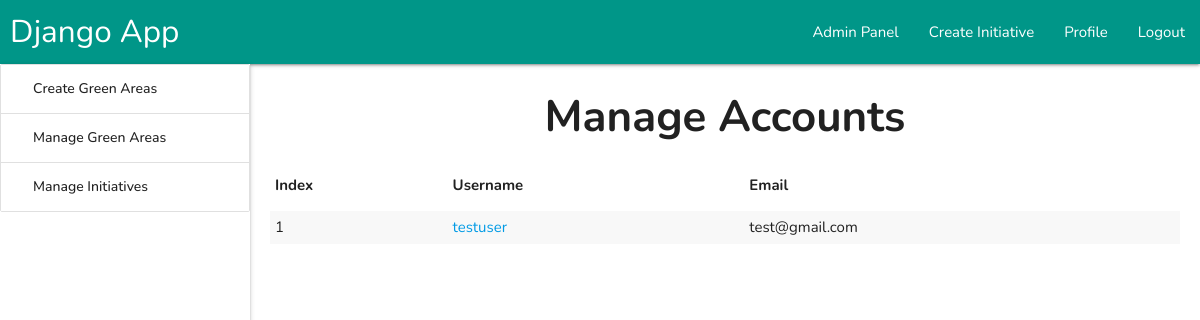
/admin_panel/manage_accounts/ (signed in), run on an earlier commit of the app's database.
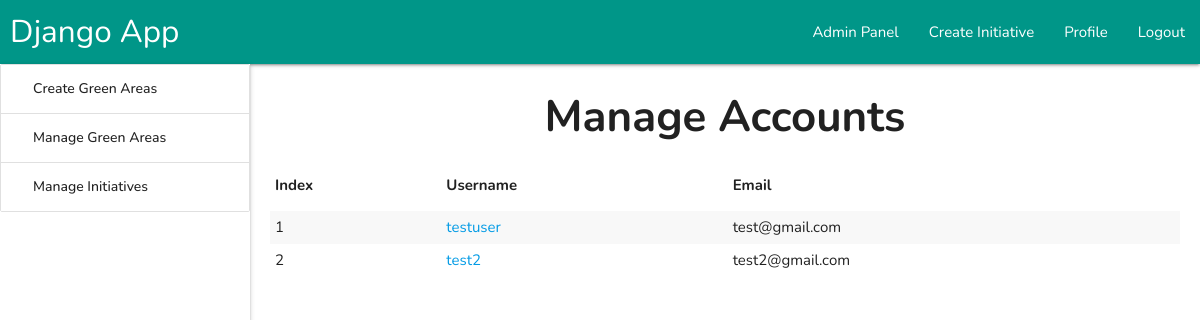
And on a later commit of the database.
### root/models.py (models this page shows, shortened)
class Profile(models.Model):
    email = models.CharField(max_length=10000,blank=True,default='')
    orignal_name = models.CharField(max_length=10000,blank=True,default='')
    password = models.CharField(max_length=10000,blank=True,default='')
    country = models.CharField(max_length=10000,blank=True,default='')
    longitude = models.CharField(max_length=10000,blank=True,default='')
    latitude = models.CharField(max_length=10000,blank=True,default='')
    state = models.CharField(max_length=10000,blank=True,default='')
    reset_code = models.CharField(max_length=10000,blank=True,default='')
    generated_name = models.CharField(max_length=10000,blank=True,default='')
    user = models.OneToOneField(User,on_delete=models.CASCADE)

### Admin_Panel/views.py (the view)
# urls.py: path('manage_accounts/', manage_accounts, name='manage_accounts'),
def manage_accounts(request):
    all_accounts = Profile.objects.all()
    all_accounts = [
        x for x in all_accounts
        if not x.user.is_superuser
    ]
    return render(request,'admin_panel/manage_accounts.html',{
        'all_accounts':all_accounts
    })

### Templates/admin_panel/manage_accounts.html (shortened to what this page needs)
{% extends 'partials/dashboards/admin_engine.html' %}
{% block 'engine'%}
<div style="margin:5px 20px">
  <center>
    <h3><b>Manage Accounts</b></h3>
  </center>
  <table class="striped">
    <thead>
      <tr>
        <th>Index</th>
        <th>Username</th>
        <th>Email</th>
      </tr>
    </thead>
    <tbody>
      <tr>
      {% for account in all_accounts %}
      <td>{{ forloop.counter }}</td>
      <td><a target='_blank' href="/admin_panel/manage_accounts/update_profile/{{account.user.id}}">{{account.orignal_name}}</a></td>
      <td> {{account.email}} </td>
      </tr>
        {% endfor %}
    </tbody>
  </table>
</div>
{% endblock 'engine' %}

### Templates/partials/dashboards/admin_engine.html
{% extends "base.html" %}
{% block 'mainbody' %}
{% if request.user.is_superuser %}
<ul id="slide-out" class="sidenav sidenav-fixed" style="margin-top:64px !important;width:250px">
     <ul class="collection" style="margin: 0%;">
        <li class="collection-item"><a href="/admin_panel/manage_green_areas/create_green_area">Create Green Areas</a></li>
        <li class="collection-item"><a href="/admin_panel/manage_green_areas">Manage Green Areas</a></li>
        <li class="collection-item"><a href="/admin_panel/manage_initiatives">Manage Initiatives</a></li>
    </ul>
    </ul>
    <main>
                {% block 'engine' %}
                {% endblock 'engine' %}
    </main>
    {% else %}
    <center><h3>Hmmm, anda tidak ada akses admin!</h3></center>
    {% endif %}
{% endblock 'mainbody' %}

### Templates/base.html (shortened to what this page needs)
{% load static  %}
<!DOCTYPE html>
<html>
<head>
  <link href="https://api.tiles.mapbox.com/mapbox-gl-js/v0.53.1/mapbox-gl.css" rel="stylesheet" />
<link rel="stylesheet" href="{{ STATIC_URL }}/Static/css/general_fixing.css">
<link rel="stylesheet" href="{{ STATIC_URL }}/Static/css/materialize.css">
  <link rel="stylesheet" href="{{ STATIC_URL }}/Static/css/responsive.css">
  <link rel="stylesheet" href="{{ STATIC_URL }}/Static/css/mapbox-gl-geocoder.css">
<link rel="stylesheet" href="{{ STATIC_URL }}/Static/css/mapbox-gl.css">
</head>
<body id="body" style="height: 100%;">
{% include 'partials/root/navbar.html' %}
{% block 'mainbody' %}
{% endblock 'mainbody' %}
   </body>
 </html>

### Templates/partials/root/navbar.html (shortened to what this page needs)
{% block 'mainbody' %}
<div class="navbar-fixed" style="position: relative;">
  <nav  class="teal ">
      <div class="nav-wrapper">
          <a href="/" class="brand-logo" style="padding-left: 10px;">Django App</a>
          <ul class="right hide-on-med-and-down">
            {% if user.is_superuser %}
            <li><a href="/admin_panel/">Admin Panel</a></li>
            {% endif %}
            {% if user.is_authenticated %}
              <li><a href="/dashboard/create_initiative/">Create Initiative</a></li>
              <li><a href="/dashboard/user_profile/">Profile</a></li>
              <li><a href="/account/logout/">Logout</a></li>
            {% else %}
            <li><a href="/account/signup/">Signup</a></li>
            <li><a href="/account/login/">Login</a></li>
            {% endif %}
           </ul>
      </div>
    </nav>
</div>
{% endblock 'mainbody' %}

### Static/css/general_fixing.css (style rules this page uses)
:root { --geocoder_input_height: 36px !important; }

### Templates/base.html (style rules this page uses)
html { height: 100% !important; }
body { font-family: 'Nunito', sans-serif; text-align: justify; height: 100% !important; }
html, body { height: 100% !important; }
header, main, footer { padding-left: 250px; }
ul.collection li { padding: 0% !important; margin: 0% !important }

### Templates/admin_panel/manage_accounts.html (style rules this page uses)
tbody td { padding: 5px !important; }

What changed in the data, as far as the page shows it:
added Profile: orignal_name "test2", email "test2@gmail.com"
